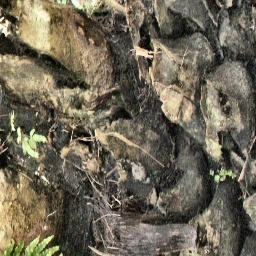
#> input picture data/samples/DSC03977_6.JPG, 256 x 256 px, given in place of DSC03990_5.JPG, which was not available
$ jupyter execute --allow-errors disease_detection.ipynb   (older library calls are emulated)   (text cells are left out)
#> lines starting #> are read from the running program, lines starting #| are printed output that depends on the picture; pictures that were not available may be replaced by others from this repository, and a replacement may not be noted
[cell 1]
import os
import shutil

SELECTED_DATA = os.path.join('data', 'selected_dataset')
ORIGINAL_DATA = os.path.join('data', 'cleaned_dataset')
PROCESSED_DATASET = os.path.join('data', 'processed_dataset')
SAMPLE_IMAGE = 'data/selected_dataset/normal/DSC03990_5.JPG'

[cell 2]
def copy_selected(label: str) -> None:
    with open(f'selected_data_{label}.txt', 'r') as f:
        selected_list = [x.strip() for x in f.readlines()]
    for image_file in selected_list:
        src = os.path.join(ORIGINAL_DATA, label, image_file)
        dst = os.path.join(SELECTED_DATA, label, image_file)
        shutil.copyfile(src, dst)


#> (the rest of this cell did not finish here and is left out)

[cell 3]
import cv2
import numpy as np
import matplotlib.pyplot as plt
from PIL import Image
from typing import Union
import sys

[cell 4]
def enhance(image: Union[str, np.ndarray], display: bool = False) -> np.ndarray:
    """
    Enhance image by using adaptive histogram equalization
    :param display: bool, if true then return converted image in RGB, if not, return as BGR because it needs to continue to another preprocessing
    :param image: [str, np.ndarray], path to image file or image array in numpy array
    :return: np.ndarray, numpy array of enhance image
    """
#> called with display = True
    if type(image) is str:
        image = cv2.imread(image)
#> image is the input picture: shape (256, 256, 3); mean B, G, R 85.8, 102.9, 109.6
    # convert from BGR to YCrCb
    ycrcb = cv2.cvtColor(image, cv2.COLOR_BGR2YCR_CB)
#> ycrcb: shape (256, 256, 3); mean of channels 0, 1, 2 103, 132.8, 118.3
    # create clahe object
    clahe = cv2.createCLAHE(clipLimit=2.0, tileGridSize=(8, 8))
    # equalize the histogram of the Y channel
    ycrcb[:, :, 0] = clahe.apply(ycrcb[:, :, 0])
#> ycrcb: shape (256, 256, 3); mean of channels 0, 1, 2 125.5, 132.8, 118.3
    # convert the YCR_CB image back to RGB format
    if display:
        return cv2.cvtColor(ycrcb, cv2.COLOR_YCrCb2RGB)
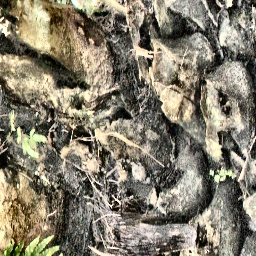
#> returned value: shape (256, 256, 3); mean R, G, B 132, 125.4, 108.4
    else:
        return cv2.cvtColor(ycrcb, cv2.COLOR_YCR_CB2BGR)

[cell 5]
# cv2.imwrite('data/samples/equalized_img.jpg', enhance('data/selected_dataset/normal/DSC03977_4.JPG'))
# cv2.waitKey(0)
def compare_image(image: str, processed_image: np.ndarray):
    fig, ax = plt.subplots(1, 2)
    ax[0].imshow(Image.open(image))
    ax[1].imshow(processed_image)
    plt.tight_layout()


compare_image(SAMPLE_IMAGE, enhance(SAMPLE_IMAGE, display=True))
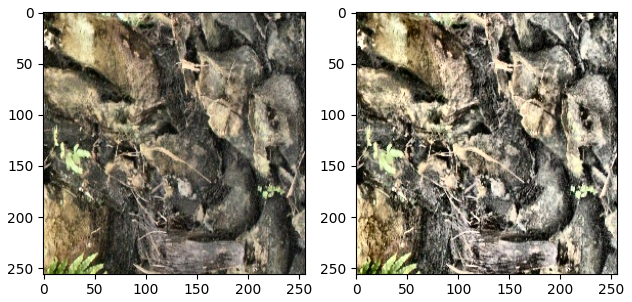
#> figure drawn by matplotlib, 2 panels

[cell 6]
def remove_noise(image: Union[str, np.ndarray], filter: str = 'bilateral', display: bool = False) -> np.ndarray:
    """
    Remove noise from image using bilateral filter
    :param image: [str, np.ndarray], path to image file or image array in numpy array
    :return: np.ndarray, numpy array of image with removed noise
    """
#> called with filter = 'median', display = True
    if type(image) is str:
        image = cv2.imread(image)
    # apply bilateral filter with d = 15, sigmaColor = sigmaSpace = 75.

    if filter == 'bilateral':
        filtered_image = cv2.bilateralFilter(image, 10, 65, 65)
    elif filter == 'median':
        filtered_image = cv2.medianBlur(image, 5)
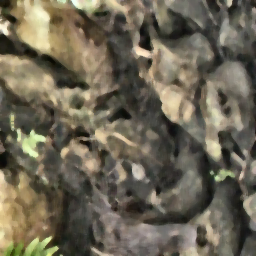
#> filtered_image: shape (256, 256, 3); mean B, G, R 84.5, 101.6, 108.4
    else:
        raise ValueError('Unrecognized filter')

    if display:
        return cv2.cvtColor(filtered_image, cv2.COLOR_BGR2RGB)
    return filtered_image

[cell 7]
compare_image(SAMPLE_IMAGE, remove_noise(SAMPLE_IMAGE, filter='median', display=True))
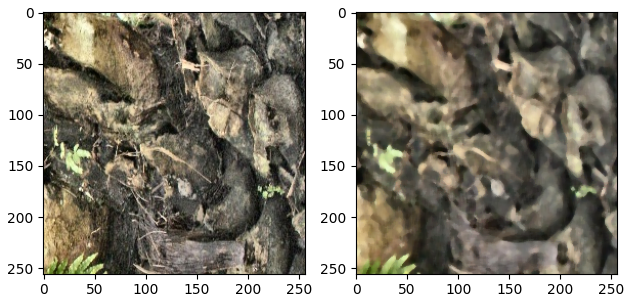
#> figure drawn by matplotlib, 2 panels
#> call 2 of remove_noise, with filter = 'median', display = False
#> in remove_noise (call 2), `filtered_image = cv2.medianBlur(image, 5)`:
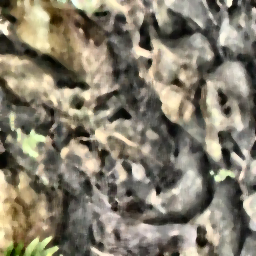
#> filtered_image: shape (256, 256, 3); mean B, G, R 107.6, 124.7, 131.4

[cell 8]
def resize(image: Union[str, np.ndarray], size: int = 256) -> np.ndarray:
    """
    Resize image
    :param image: [str, np.ndarray], path to image file or image array in numpy array
    :param size: int, size of image
    :return: np.ndarray, numpy array of image with removed noise
    """
    if type(image) is str:
        image = cv2.imread(image)
    resized_image = cv2.resize(image, (size, size))
    return resized_image

[cell 9]
if not os.path.exists(PROCESSED_DATASET):
    os.makedirs(PROCESSED_DATASET)

for image_class in os.listdir(SELECTED_DATA):
    if not os.path.exists(os.path.join(PROCESSED_DATASET, image_class)):
        os.makedirs(os.path.join(PROCESSED_DATASET, image_class))
    for image_file in os.listdir(os.path.join(SELECTED_DATA, image_class)):
        image_path = os.path.join(SELECTED_DATA, image_class, image_file)
        image = enhance(image_path)
        image = remove_noise(image, filter='median')
        image = resize(image)
        sys.stdout.write(f"\rWriting {image_file} to {PROCESSED_DATASET}")
        sys.stdout.flush()
        cv2.imwrite(os.path.join(PROCESSED_DATASET, image_class, image_file), image)

[cell 10]
import cv2
from skimage import io, exposure
from skimage.feature import local_binary_pattern, graycomatrix, graycoprops, hog
from skimage.measure import shannon_entropy
import numpy as np
from typing import Union
from scipy.stats import kurtosis, skew
import pandas as pd
import matplotlib.pyplot as plt

[cell 11]
list(range(0, 360, 45))

[cell 12]
def glcm_add_features(glcmatrix: np.ndarray, prop: str):
    add_features_map = {'mean': np.mean,
                        'std': np.std,
                        'entropy': shannon_entropy,
                        'variance': np.var,
                        'kurtosis': kurtosis,
                        'skewness': skew}
    temp_arr = np.zeros((glcmatrix.shape[3],))
    for angle in range(glcmatrix.shape[3]):
        if prop == 'kurtosis' or prop == 'skewness':
            temp_arr[angle] = add_features_map[prop](glcmatrix[:,:,0,angle], axis=None)
        else:
            temp_arr[angle] = add_features_map[prop](glcmatrix[:,:,0,angle])

    return temp_arr

def create_glcm_series(features, angles, props):
    series = pd.Series(np.array(features).ravel(),
                       index=[f'{y}_{x}' for y in props for x in angles])
    return series

[cell 13]
def glcm(image: Union[np.ndarray, str]) -> pd.Series:
    """
    Calculate GLCM of an image
    :param image:
    :return:
    """
    angles = [0, 45, 90, 135]
    properties = ['contrast', 'dissimilarity', 'homogeneity', 'ASM', 'energy', 'correlation']
    add_properties = ['mean', 'std', 'entropy', 'variance', 'kurtosis', 'skewness']
    glcm_features = []
    if image is None:
        raise ValueError("image is None")
    if isinstance(image, str):
        image = cv2.imread(image, cv2.IMREAD_GRAYSCALE)
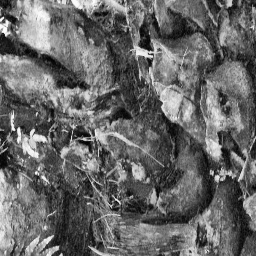
#> image: shape (256, 256); min 0, max 255, mean 103
    glcmatrix = graycomatrix(image, distances=[1], angles=angles, normed=True)
    for prop in properties:
        glcm_features.append(graycoprops(glcmatrix, prop)[0])
#> after the loop, glcm_features = [[825, 992.9, 509.3, 825], [20.4, 22.38, 15.8, 20.4], [0.0598, 0.0542, 0.075, 0.0598], [8.19e-05, 7.71e-05, 0.000101, 8.19e-05], [0.00905, 0.00878, 0.01, 0.00905], [0.849, 0.818, 0.907, 0.849]]
    for prop in add_properties:
        temp_arr = glcm_add_features(glcmatrix, prop)
        glcm_features.append(temp_arr)
#> this loop made 6 passes
#> temp_arr on passes 1 to 6: [1.53e-05, 1.53e-05, 1.53e-05, 1.53e-05], [3.19e-05, 3.07e-05, 3.62e-05, 3.19e-05], [1.8, 1.83, 1.68, 1.8], [1.02e-09, 9.43e-10, 1.31e-09, 1.02e-09], [9.35, 8.99, 11.97, 9.35], [2.86, 2.79, 3.26, 2.86]
#> after the loop, glcm_features = 12 items, first 6: [825, 992.9, 509.3, 825], [20.4, 22.38, 15.8, 20.4], [0.0598, 0.0542, 0.075, 0.0598], [8.19e-05, 7.71e-05, 0.000101, 8.19e-05], [0.00905, 0.00878, 0.01, 0.00905], [0.849, 0.818, 0.907, 0.849]

    glcm_series = create_glcm_series(glcm_features, angles, properties+add_properties)

    return glcm_series

glcm(SAMPLE_IMAGE)

[cell 14]
def lbp(image: Union[np.ndarray, str], radius: int = 3, n_points: int = 8, methods: str = 'uniform') -> pd.Series:
    """
    Calculate Local Binary Pattern of an image.
    :param image: input image
    :param radius: radius of LBP
    :param n_points: number of points
    :param methods: methods to use for LBP
    :return: LBP histogram
    """
#> called with radius = 3, n_points = 8, methods = 'uniform'
    if image is None:
        raise ValueError("image is None")
    if isinstance(image, str):
        image = cv2.imread(image, cv2.IMREAD_GRAYSCALE)
    lbp = local_binary_pattern(image, n_points, radius, method=methods)
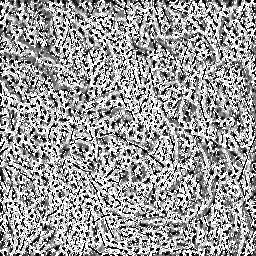
#> lbp: shape (256, 256) float64; min 0, max 9, mean 5.52; drawn with min black and max white
    hist, _ = np.histogram(lbp.ravel(), bins=np.arange(0, n_points + 3), range=(0, n_points + 2))
#> hist = [5659, 6599, 4010, 4101, 4984, 4223, 3904, 6299, 5586, 20171]
    # normalize the histogram
    hist = hist.astype('float')
    hist /= (hist.sum() + 1e-7)
#> hist = [0.0863, 0.101, 0.0612, 0.0626, 0.076, 0.0644, 0.0596, 0.0961, 0.0852, 0.308]

    lbp_series = pd.Series(hist.astype('float'),
                           index=[f'lbp_{x}' for x in range(1, len(hist)+1)])
    return lbp_series


lbp(SAMPLE_IMAGE)

[cell 15]
def hog_feature(image: Union[str, np.ndarray], visualize=False):
#> called with visualize = True
    if image is None:
        raise ValueError("image is None")
    if isinstance(image, str):
        # image = io.imread(image)
        image = cv2.imread(image, cv2.IMREAD_GRAYSCALE)
    # sliding window 16 36
    fd_hog_image = hog(image, pixels_per_cell=(4,4), cells_per_block=(2,2), visualize=visualize)

    if visualize:
        fd, hog_image = fd_hog_image
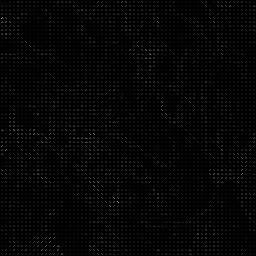
#> hog_image: shape (256, 256) float64; min 0, max 153, mean 5.4
        fig, (ax1, ax2) = plt.subplots(1, 2, figsize=(8, 4), sharex=True, sharey=True)

        ax1.axis('off')
        ax1.imshow(image, cmap=plt.cm.gray)
        ax1.set_title('Input image')

        # Rescale histogram for better display
        hog_image_rescaled = exposure.rescale_intensity(hog_image, in_range=(0, 10))
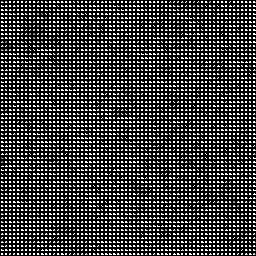
#> hog_image_rescaled: shape (256, 256) float64; min 0, max 1, mean 0.25

        ax2.axis('off')
        ax2.imshow(hog_image_rescaled, cmap=plt.cm.gray)
        ax2.set_title('Histogram of Oriented Gradients')
        plt.show()
    else:
        fd = fd_hog_image

    hog_series = pd.Series(fd, index=[f'hog_{x}' for x in range(1, len(fd)+1)])
    return hog_series

hog_feature(SAMPLE_IMAGE, visualize=True)

[cell 16]
def color_moment(image: Union[np.ndarray, str]) -> pd.Series:
    """
    Calculate color moment of an image (mean, standard deviation, skewness, kurtosis).
    :param image: input image
    :return: color moment
    """
    if image is None:
        raise ValueError("image is None")
    if isinstance(image, str):
        image = io.imread(image)
#> image: shape (256, 256, 3)
    # mean of each channel
    mean = np.mean(image, axis=(0, 1))
#> mean = [109.6, 102.9, 85.76]
    # standard deviation of each channel
    std = np.std(image, axis=(0, 1))
#> std = [56.06, 52.41, 44.91]
    # skewness of each channel
    skewness = np.array([
        skew(image[:,:,0], axis=None),
        skew(image[:,:,1], axis=None),
        skew(image[:,:,2], axis=None)
    ])
#> skewness = [0.413, 0.486, 0.419]
    # kurtosis of each channel
    kurt = np.array([
        kurtosis(image[:,:,0], axis=None),
        kurtosis(image[:,:,1], axis=None),
        kurtosis(image[:,:,2], axis=None)
    ])
#> kurt = [-0.614, -0.396, -0.442]
    color_moment_series = pd.Series(
        np.concatenate((mean, std, skewness, kurt)),
        index=[f'{moment}_{channel}' for channel in ['R', 'G', 'B'] for moment in ['mean', 'std', 'skew', 'kurt']]
    )

    return color_moment_series


color_moment(SAMPLE_IMAGE)

[cell 17]
def color_histogram(image: Union[str, np.ndarray], bins=8, mask=None):
#> called with bins = 8
    if image is None:
        raise ValueError("image is None")
    if isinstance(image, str):
        image = cv2.imread(image)
    image = cv2.cvtColor(image, cv2.COLOR_BGR2HSV)
#> image: shape (256, 256, 3); mean H, S, V 24.8, 58.1, 110.3
    hist  = cv2.calcHist([image], [0, 1, 2], None, [bins, bins, bins], [0, 256, 0, 256, 0, 256])
    cv2.normalize(hist, hist)

    hist_series = pd.Series(hist.flatten(),
                            index=[f'hist_{x}' for x in range(1, len(hist.flatten())+1)])
    return hist_series

color_histogram(SAMPLE_IMAGE)

[cell 18]
def hu_moment(image: Union[np.ndarray, str]) -> pd.Series:
    """
    Calculate Hu moment of an image.
    :param image: input image
    :return: Hu moment
    """
    if image is None:
        raise ValueError("image is None")
    if isinstance(image, str):
        image = cv2.imread(image, cv2.IMREAD_GRAYSCALE)
    # compute moments
    moments = cv2.HuMoments(cv2.moments(image)).flatten()
#> moments = [0.00165, 5.34e-10, 1.83e-11, 5.39e-12, -3.22e-23, 2.51e-17, 4.28e-23]
    hu_moment_series = pd.Series(moments,
                                 index=[f'humoment_{x+1}' for x in range(len(moments))])
    return hu_moment_series


hu_moment(SAMPLE_IMAGE)
